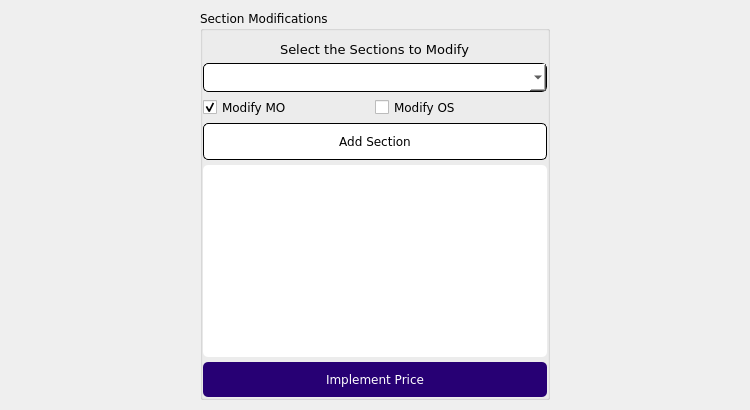
             <widget class="QWidget" name="tab_5">
              <property name="sizePolicy">
               <sizepolicy hsizetype="Preferred" vsizetype="Preferred">
                <horstretch>0</horstretch>
                <verstretch>0</verstretch>
               </sizepolicy>
              </property>
              <attribute name="title">
               <string>Section Modifications</string>
              </attribute>
              <layout class="QHBoxLayout" name="horizontalLayout_9">
               <property name="spacing">
                <number>0</number>
               </property>
               <property name="leftMargin">
                <number>0</number>
               </property>
               <property name="topMargin">
                <number>10</number>
               </property>
               <property name="rightMargin">
                <number>0</number>
               </property>
               <property name="bottomMargin">
                <number>10</number>
               </property>
               <item>
                <spacer name="horizontalSpacer_13">
                 <property name="orientation">
                  <enum>Qt::Horizontal</enum>
                 </property>
                 <property name="sizeHint" stdset="0">
                  <size>
                   <width>200</width>
                   <height>0</height>
                  </size>
                 </property>
                </spacer>
               </item>
               <item>
                <widget class="QGroupBox" name="sectionModification_2">
                 <property name="enabled">
                  <bool>true</bool>
                 </property>
                 <property name="sizePolicy">
                  <sizepolicy hsizetype="Preferred" vsizetype="Preferred">
                   <horstretch>0</horstretch>
                   <verstretch>0</verstretch>
                  </sizepolicy>
                 </property>
                 <property name="minimumSize">
                  <size>
                   <width>350</width>
                   <height>0</height>
                  </size>
                 </property>
                 <property name="maximumSize">
                  <size>
                   <width>350</width>
                   <height>16777215</height>
                  </size>
                 </property>
                 <property name="font">
                  <font>
                   <family>Verdana</family>
                  </font>
                 </property>
                 <property name="title">
                  <string>Section Modifications</string>
                 </property>
                 <layout class="QGridLayout" name="gridLayout_12">
                  <property name="leftMargin">
                   <number>0</number>
                  </property>
                  <property name="topMargin">
                   <number>10</number>
                  </property>
                  <property name="rightMargin">
                   <number>0</number>
                  </property>
                  <property name="bottomMargin">
                   <number>0</number>
                  </property>
                  <property name="horizontalSpacing">
                   <number>0</number>
                  </property>
                  <property name="verticalSpacing">
                   <number>5</number>
                  </property>
                  <item row="3" column="1" colspan="2">
                   <widget class="QPushButton" name="addSection_2">
                    <property name="font">
                     <font>
                      <family>Verdana</family>
                     </font>
                    </property>
                    <property name="cursor">
                     <cursorShape>PointingHandCursor</cursorShape>
                    </property>
                    <property name="styleSheet">
                     <string notr="true">background-color: rgb(255, 255, 255);
padding: 10px;
border: 1px solid;
border-radius: 5px</string>
                    </property>
                    <property name="text">
                     <string>Add Section</string>
                    </property>
                   </widget>
                  </item>
                  <item row="1" column="1" colspan="2">
                   <widget class="QComboBox" name="sectionList_2">
                    <property name="enabled">
                     <bool>true</bool>
                    </property>
                    <property name="font">
                     <font>
                      <family>Verdana</family>
                     </font>
                    </property>
                    <property name="cursor">
                     <cursorShape>PointingHandCursor</cursorShape>
                    </property>
                    <property name="styleSheet">
                     <string notr="true">QComboBox {
	background-color: rgb(255, 255, 255);
	border: 1px solid;
	padding: 5px;
	border-radius: 5px
}

QComboBox QScrollBar:vertical {
    width: 10px;
}

QComboBox QScrollBar::handle:vertical {
    background-color: rgb(41, 0, 122); 
    min-height: 50px;
	border: 1px solid rgb(235, 235, 235)
}</string>
                    </property>
                   </widget>
                  </item>
                  <item row="6" column="1" colspan="2">
                   <widget class="QPushButton" name="priceImpSec">
                    <property name="font">
                     <font>
                      <family>Verdana</family>
                     </font>
                    </property>
                    <property name="cursor">
                     <cursorShape>PointingHandCursor</cursorShape>
                    </property>
                    <property name="styleSheet">
                     <string notr="true">background-color: rgb(39, 0, 116);
padding: 10px;
border: none;
border-radius: 5px;
color: rgb(255, 255, 255)</string>
                    </property>
                    <property name="text">
                     <string>Implement Price</string>
                    </property>
                   </widget>
                  </item>
                  <item row="5" column="1" colspan="2">
                   <widget class="QTextEdit" name="addedSections_2">
                    <property name="font">
                     <font>
                      <family>Verdana</family>
                     </font>
                    </property>
                    <property name="cursor" stdset="0">
                     <cursorShape>IBeamCursor</cursorShape>
                    </property>
                    <property name="styleSheet">
                     <string notr="true">background-color: rgb(255, 255, 255);
border-radius: 5px</string>
                    </property>
                   </widget>
                  </item>
                  <item row="0" column="1" colspan="2" alignment="Qt::AlignHCenter">
                   <widget class="QLabel" name="labelSection_2">
                    <property name="font">
                     <font>
                      <family>Verdana</family>
                      <pointsize>10</pointsize>
                     </font>
                    </property>
                    <property name="text">
                     <string>Select the Sections to Modify</string>
                    </property>
                   </widget>
                  </item>
                  <item row="2" column="2">
                   <widget class="QCheckBox" name="modOS">
                    <property name="font">
                     <font>
                      <family>Verdana</family>
                     </font>
                    </property>
                    <property name="text">
                     <string>Modify OS</string>
                    </property>
                    <property name="checkable">
                     <bool>true</bool>
                    </property>
                   </widget>
                  </item>
                  <item row="2" column="1">
                   <widget class="QCheckBox" name="modMO">
                    <property name="font">
                     <font>
                      <family>Verdana</family>
                     </font>
                    </property>
                    <property name="text">
                     <string>Modify MO</string>
                    </property>
                    <property name="checkable">
                     <bool>true</bool>
                    </property>
                    <property name="checked">
                     <bool>true</bool>
                    </property>
                   </widget>
                  </item>
                 </layout>
                </widget>
               </item>
               <item>
                <spacer name="horizontalSpacer_14">
                 <property name="orientation">
                  <enum>Qt::Horizontal</enum>
                 </property>
                 <property name="sizeHint" stdset="0">
                  <size>
                   <width>200</width>
                   <height>0</height>
                  </size>
                 </property>
                </spacer>
               </item>
              </layout>
             </widget>
